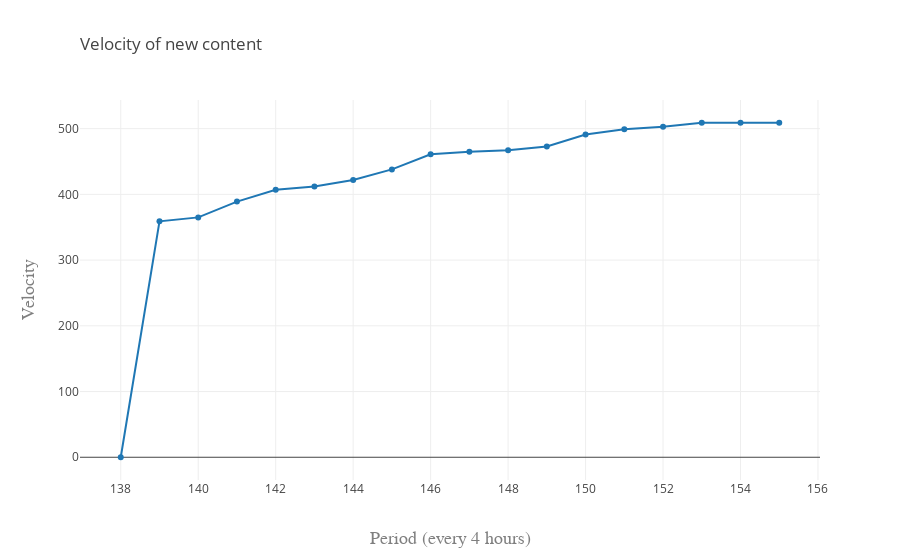

The cell this chart's notebook holds for it:
### Code cell
velocity('legacysurvey/legacypipe',138,156)

### Figure 1 — Plotly figure (JSON) as saved in the notebook; plotly's stock layout.template omitted (floating-point values rounded to 4 significant figures)
{"data": [{"type": "scatter", "uid": "e6f8353b-4be4-4139-aedc-a798c38717bc", "x": [138, 139, 140, 141, 142, 143, 144, 145, 146, 147, 148, 149, 150, 151, 152, 153, 154, 155, 156], "y": [0, 359, 365, 389, 407, 412, 422, 438, 461, 465, 467, 473, 491, 499, 503, 509, 509, 509]}], "layout": {"title": {"text": "Velocity of new content", "x": 0, "xref": "paper"}, "xaxis": {"title": {"font": {"color": "#7f7f7f", "family": "Courier New, monospace", "size": 18}, "text": "Period (every 4 hours)"}}, "yaxis": {"title": {"font": {"color": "#7f7f7f", "family": "Courier New, monospace", "size": 18}, "text": "Velocity"}}}}
